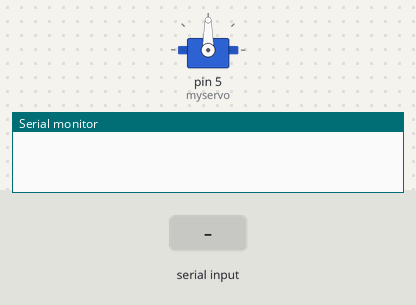
A sketch run on a simulated Arduino Uno, built with avr-gcc and run on an emulated ATmega328P. On the bench: servo, the last lines printed to the serial monitor. The inputs (shaded band) are chosen by the test bench.

Above: at 1.7 s.
1.8 s: "L" received over the second serial link
At 2.5 s:
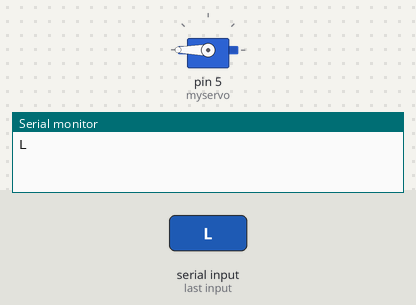
3.3 s: "R" received over the second serial link
At 3.7 s:
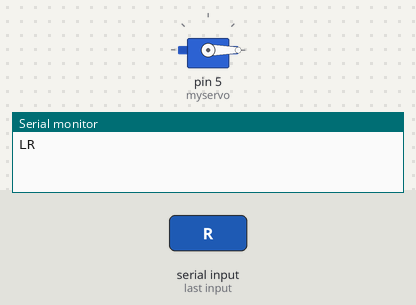
Timing chart, 0 to 6.3 s (numbered marks = the images above; inputs shaded):
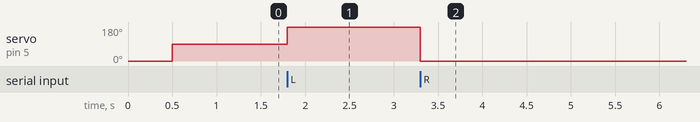

Measured:
- after the input at 1.8 s, servo on pin 5 (myservo): 90° → 180° at once
- after the input at 3.3 s, servo on pin 5 (myservo): 180° → 0° at once

The sketch:

h008.ino
```cpp
#include <SoftwareSerial.h>
#include <Servo.h>

Servo myservo;

#define blueTX 2
#define blueRX 3
char ser = 0;
char ble = 0;

SoftwareSerial HC06(blueTX, blueRX);

void setup(){
  Serial.begin(9600);
  HC06.begin(9600);
  myservo.attach(5);
  myservo.write(0);
  delay(500);
  myservo.write(90);
}

void HC06proc(){
  if(Serial.available()>0){
    ser = Serial.read();
    HC06.write(ser);
  }
  if(HC06.available()>0){
    ble = HC06.read();
    Serial.write(ble);

  }
}

void servo_rtn(){
  if(ble=='L')myservo.write(180);
  else if(ble=='R') myservo.write(0);
}
void loop(){
  HC06proc();
  servo_rtn();
}
```
